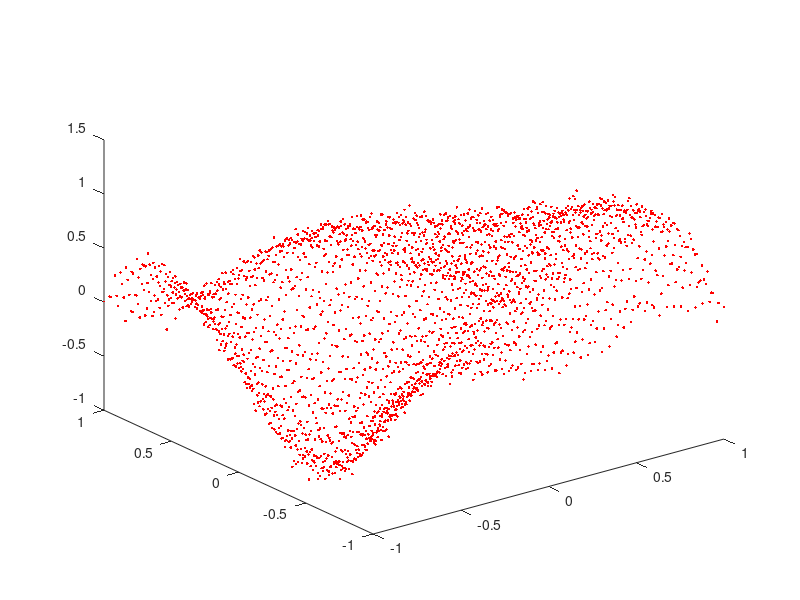

MATLAB code for this plot: (Note: this script raises an error after producing the figure.)
clc
clear all
close all
f=@(x,y) cos(1.5*(x.^2+y)).*sin(1.5*(x+y.^2));
%f=@(x,y) cos(x.*y);
num_pts=50; 
sigma=0.05;
[x,y]=meshgrid(linspace(-1,1,num_pts),linspace(1,-1,num_pts));
z=f(x,y)+normrnd(0,sigma,size(x));
x=x(:) ; y=y(:); z=z(:);%z=f(x,y)+ normrnd(0,sigma,size(x));
figure(2)
plot3(x,y,z,'r.')
hold on
%number of elements
x_seg=10;%divide x into how many part
y_seg=10;%divide y into how many part
getsurf2(x_seg,y_seg,x,y,z,num_pts);